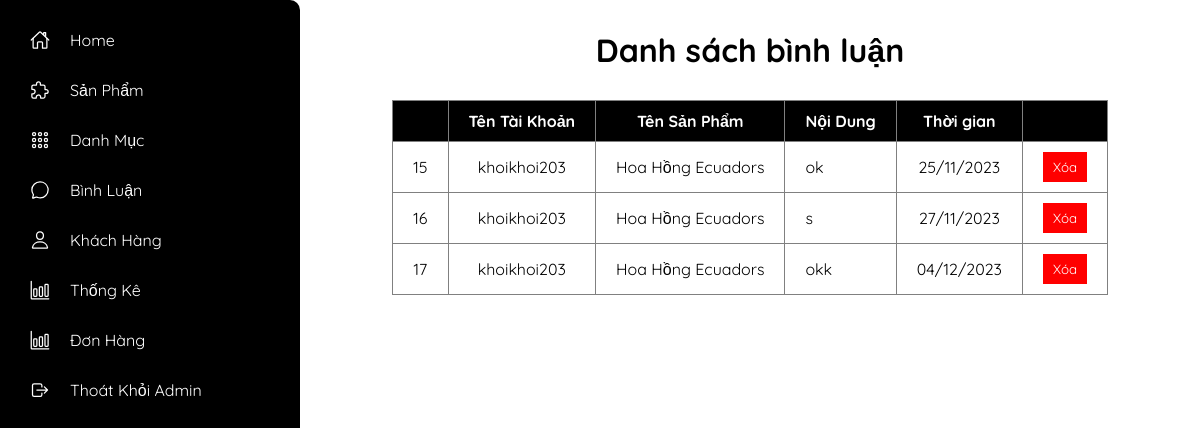
Page /Admin/index.php?act=Comment on the committed database.
### tables this page shows
CREATE TABLE `comments` (
  `CommentID` int(11) NOT NULL,
  `IdProduct` int(11) DEFAULT NULL,
  `UserID` int(11) DEFAULT NULL,
  `CommentText` text NOT NULL,
  `Timestamp` timestamp NOT NULL DEFAULT current_timestamp() ON UPDATE current_timestamp()
);

CREATE TABLE `users` (
  `UserID` int(11) NOT NULL,
  `username` varchar(255) NOT NULL,
  `name` varchar(255) NOT NULL,
  `password` varchar(255) NOT NULL,
  `RePassword` varchar(255) NOT NULL,
  `Email` varchar(255) NOT NULL,
  `Address` varchar(255) DEFAULT NULL,
  `PhoneNumber` varchar(20) DEFAULT NULL,
  `Role` int(11) NOT NULL,
  `UserImg` varchar(255) NOT NULL
);

CREATE TABLE `products` (
  `ProductID` int(11) NOT NULL,
  `ProductName` varchar(255) NOT NULL,
  `Description` text DEFAULT NULL,
  `Price` decimal(10,2) NOT NULL,
  `ProductImage` varchar(255) NOT NULL,
  `ProductSlide` varchar(255) NOT NULL,
  `quantity` int(11) NOT NULL,
  `CategoryID` int(11) DEFAULT NULL,
  `ProductStatus` varchar(255) NOT NULL,
  `OldPrice` int(11) NOT NULL
);

### Model/Connect.php (called while the page is built, shortened)
<?php
function pdo_get_connection()
{
    $conn = "mysql:host=localhost;dbname=duan1;charset=utf8";
    $username = 'root';
    $password = '';
    $conn = new PDO($conn, $username, $password);
    $conn->setAttribute(PDO::ATTR_ERRMODE, PDO::ERRMODE_EXCEPTION);
    return $conn;
}
function pdo_query($sql)
{
    $sql_args = array_slice(func_get_args(), 1);
    try {
        $conn = pdo_get_connection();
        $stmt = $conn->prepare($sql);
        $stmt->execute($sql_args);
        $rows = $stmt->fetchAll();
        return $rows;
    } catch (PDOException $e) {
        throw $e;
    } finally {
        unset($conn);
    }
}

### Model/Comment.php (called while the page is built, shortened)
<?php
function renderComment()
{
    $sql = "SELECT comments.*, users.username, products.ProductName, products.ProductID
    FROM comments
    JOIN users ON comments.UserID = users.UserID
    JOIN products ON comments.IdProduct = products.ProductID";
    $renderComment = pdo_query($sql);
    return $renderComment;
}

### Admin/Comment/Comment.php (the view)
<div id="render_comment" style="display: flex; justify-content: center;">
    <div class="comment_table">
        <h1 style="text-align: center; padding: 30px 0;">Danh sách bình luận</h1>
        <table border="1">
            <tr>
                <th class="th_comment"></th>
                <th class="th_comment">Tên Tài Khoản</th>
                <th class="th_comment">Tên Sản Phẩm</th>
                <th class="th_comment">Nội Dung</th>
                <th class="th_comment">Thời gian</th>
                <th class="th_comment"></th>
            </tr>
            <?php
            foreach ($listComment as $comment) {
                extract($comment);
                $delComment = 'index.php?act=delComment&CommentID=' . $CommentID;
                echo '
       <tr>
        <td class="td_comment" style="text-align: center;">' . $CommentID . '</td>
        <td class="td_comment" style="text-align: center;">' . $username . '</td>
        <td class="td_comment" style="text-align: center;">' . $ProductName . '</td>
        <td class="td_comment" style= "max-width: 550px;
        word-wrap: break-word;">' . $CommentText . '</td>
        <td class="td_comment" style="text-align: center;">' .  date("d/m/Y", strtotime($Timestamp)) . '</td>
        <td class="td_comment">
        <a href="' . $delComment . '"><input onclick="return confirm(\'Bạn có muốn xóa không\')" class="del_category" type="button" value="Xóa"></a>
        </td>
       </tr>
       ';
            }
            ?>
        </table>
    </div>
</div>

### Admin/Views/Css/Admin.css (style rules this page uses)
:root { --primary-clr: #7522e6; --black-bg: #000; --dark-text-clr: #fff; --light-text-clr: #fff; }
* { margin: 0; padding: 0; box-sizing: border-box; font-family: "Quicksand", sans-serif; }
body { align-items: center; justify-content: center; }
table { border-collapse: collapse; }
.del_category { padding: 7px 10px; background-color: red; color: #fff; border: none; }
.th_comment { padding: 10px 20px; background: #000; color: #fff; }
.td_comment { padding: 10px 20px; }

### rows in the picture
comments: CommentID "15", UserID.username "khoikhoi203", IdProduct.ProductName "Hoa Hồng Ecuadors", CommentText "ok", Timestamp "25/11/2023"
comments: CommentID "16", UserID.username "khoikhoi203", IdProduct.ProductName "Hoa Hồng Ecuadors", CommentText "s", Timestamp "27/11/2023"
comments: CommentID "17", UserID.username "khoikhoi203", IdProduct.ProductName "Hoa Hồng Ecuadors", CommentText "okk", Timestamp "04/12/2023"
